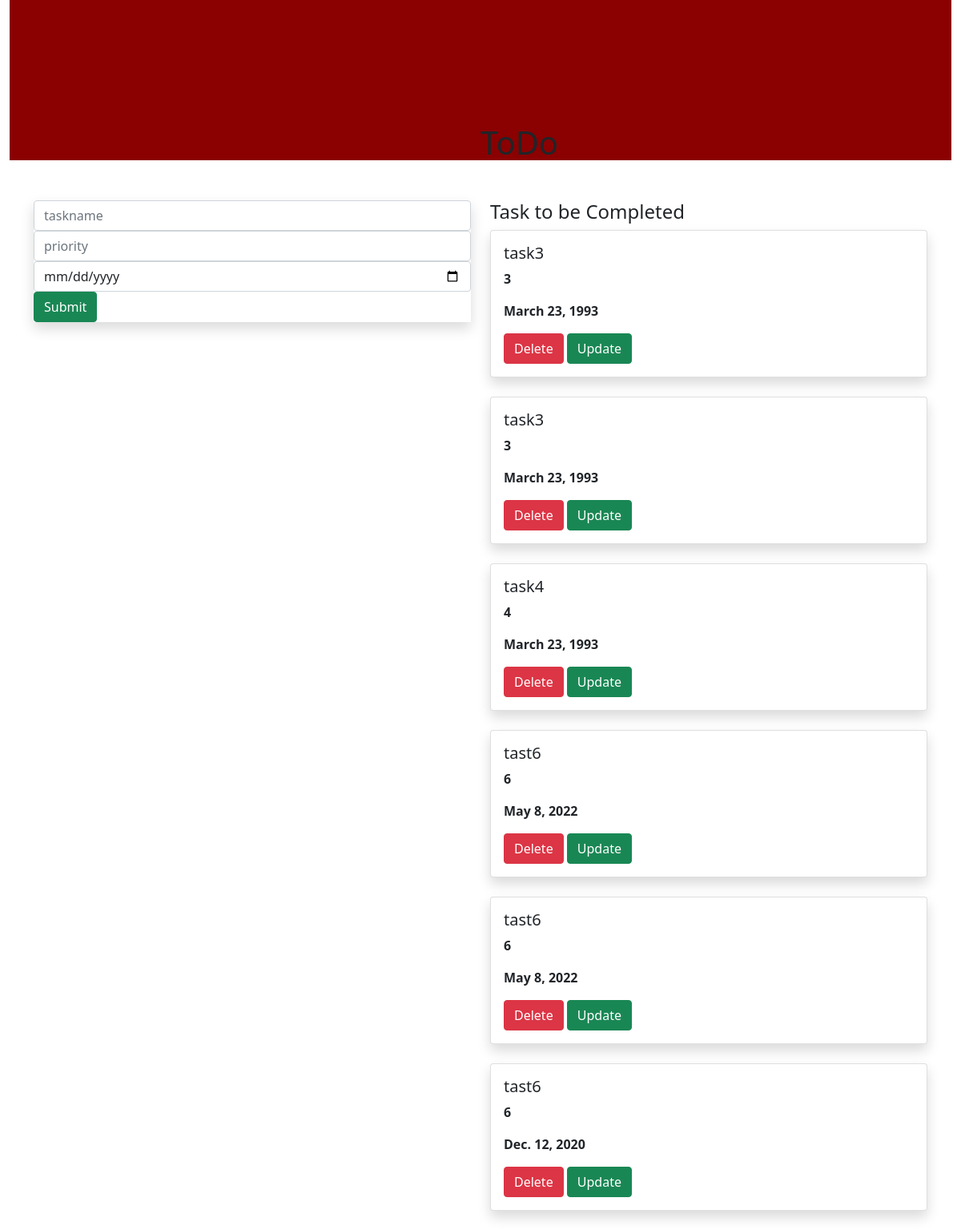
The page / on the database its author committed.
### todoapp/models.py (models this page shows, shortened)
class Task(models.Model):
    name=models.CharField(max_length=250)
    priority=models.IntegerField()
    date=models.DateField()

### todoapp/views.py (the view)
# urls.py: path('',views.page,name='page'),
def page(request):
    task1 = Task.objects.all()
    if request.method=='POST':
        name=request.POST.get('task','')
        priority=request.POST.get('priority','')
        date=request.POST.get('date','')
        task=Task(name=name,priority=priority,date=date)
        task.save()
    return render(request, 'home.html', {'task1': task1})

### templates/home.html (shortened to what this page needs)
{% extends 'base.html' %}
{% block content %}
<div class="container-fluid">
    <div class="row">
        <div class="col-md-12">
            <div class="banner">
                <div class="banner-text">
                    <h1>ToDo</h1>
                </div>
            </div>
        </div>
    </div>
</div>
<div class="container">
    <div class="row">
        <div class="col-md-6">
       <form method="POST" class="mp-3 shadow">
           <div class="form-group">
    <input type="text" class="form-control" name="task" placeholder="taskname">
    <input type="text" class="form-control" name="priority" placeholder="priority">
               <input type="date" class="form-control" name="date" placeholder="date">
</div>
    <input type="submit" class="btn btn-success">
       </form>
    </div>
    <div class="col-md-6">
        <h4>Task to be Completed</h4>
        {% for i in task1 %}
        <div class="shadow card">
            <div class="card-body">
                <h5 class="card-title">{{i.name}}</h5>
                <p><b>{{i.priority}}</b></p>
                <p><b>{{i.date}}</b></p>
                <a class="btn btn-danger" href="{% url 'delete' i.id %}">Delete</a>
                <a class="btn btn-success" href="{% url 'update' i.id %}">Update</a>
            </div>
        </div>
        <br>
        {% endfor %}
    </div>
</div>
</div>
{% endblock %}

### templates/base.html (shortened to what this page needs)
{% load static %}
<!DOCTYPE html>
<html lang="en">
<head>
  <link href="https://cdn.jsdelivr.net/npm/bootstrap@5.0.2/dist/css/bootstrap.min.css" rel="stylesheet">
  <link rel="stylesheet" href="{% static 'style.css' %}"
</head>
<body>
{% block content %}
{% endblock %}
</body>
</html>

### static/style.css (style rules this page uses)
.banner { background-color:darkred; width:100%; height:200px; margin-bottom:50px; }
.banner-text { top:10%; left:50%; position:absolute; transform:transform; }

### rows shown on the page
Task: name "task3", priority "3", date "March 23, 1993"
Task: name "task3", priority "3", date "March 23, 1993"
Task: name "task4", priority "4", date "March 23, 1993"
Task: name "tast6", priority "6", date "May 8, 2022"
Task: name "tast6", priority "6", date "May 8, 2022"
Task: name "tast6", priority "6", date "Dec. 12, 2020"
